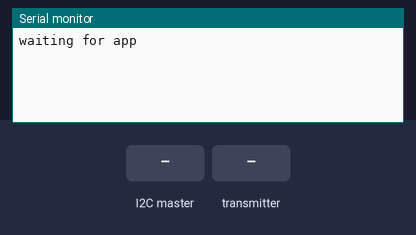
Simulated run of this sketch. Board: Arduino Uno, built with avr-gcc and run on an emulated ATmega328P. Parts: the last lines printed to the serial monitor. Inputs (shaded band) come from the test bench. Random numbers use the default seed unless the sketch sets one; no radio packets arrive unless stated.

Above: at 1.3 s.
1.4 s: the I2C master sends the byte 1
At 2.0 s:
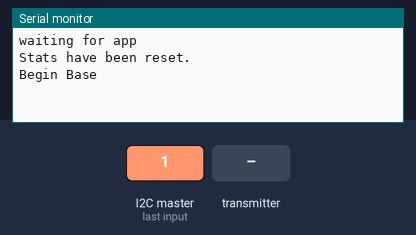
2.9 s: the transmitter starts sending goalTime = 0
At 6.1 s:
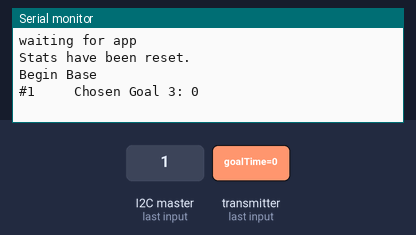

Measured:
- after the input at 1.4 s, the serial monitor: prints a new line at once (image 1)
- after the input at 2.9 s, the serial monitor: prints a new line after 2.0 s (image 2)

The sketch:

prototype_wireless_base_v2.ino
```cpp
#include "TimerOne.h"
#include <elapsedMillis.h>
#include <SPI.h>
#include "RF24.h"
#include <Wire.h>

////////////////////////
// System Definitions //
////////////////////////
const int numBalls = 10;     //total number of balls
const int numGoals = 3;     //total number of targets
const int interval = 3000;  //max time to hit target
const unsigned long ballFeedRate = 3500;

///////////////////////
// Radio Definitions //
///////////////////////
RF24 radio(7,8);
const uint64_t b_pipes[4] = {0x0F0F0F0F11LL, 0x0F0F0F0F22LL, 0x0F0F0F0F33LL, 0x0F0F0F0F44LL};
const uint64_t n_pipes[4] = {0x1F1F1F1F11LL, 0x1F1F1F1F22LL, 0x1F1F1F1F33LL, 0x1F1F1F1F44LL};
const int max_wait = 3500;  //max time to wait for radio comm


//////////////////////
// Data Definitions //
/////////////////////
byte sessionNumber;
byte hit[numBalls];
byte target[numBalls];
byte timeTakenByte[2];
unsigned long timeTaken[numBalls];
bool dataToSend = true;

//////////////////////
// Temp Definitions //
//////////////////////
int liveGoal;
unsigned long start_wait;
unsigned long goalTime;
bool timeout;
bool start = false;
bool goalStatus = false;
bool sensing;

///////////////////////
// Error Definitions //
///////////////////////
bool isError = false;
bool fatalError = false;
int targetWithError = -1;
byte errorByte = 0;

void setup() {
  Serial.begin(9600);

  // initialize radio comm with target nodes
  radio.begin();
  radio.setChannel(108);

  radio.setPALevel(RF24_PA_MIN);

  for(int i=0; i<numGoals; i++){
    radio.openReadingPipe((i+1), n_pipes[i]);
  }

  radio.startListening();


  randomSeed(analogRead(0));

  // setup for wire comm. to esp8266
  Wire.begin(7);
  Wire.onReceive(receiveEvent);
  Wire.onRequest(requestEvent);
  delay(100);

}

void loop()
{
  // wait for cue from app
  Serial.println("waiting for app");
  while(!start){
    delay(100);
  }

  // for debugging purposes: use Serial Moniter input
  //                         to start session instead of app
//  Serial.println ("Hit a key to start");
//  while(Serial.available() == 0){}
//  byte temp = Serial.read();

  resetStats();
  Serial.println("Begin Base");

  //run the drill
  goalTime = 0;
  for(int i=0; i<numBalls; i++){

    delay(abs(ballFeedRate - goalTime));

    liveGoal = chooseGoal(numGoals);
    if(isError && liveGoal == targetWithError){
      liveGoal = (liveGoal%(numGoals-1)) + 1;
    }

    Serial.print("#");
    Serial.print(i+1);
    Serial.print("     Chosen Goal ");
    Serial.print(liveGoal+1);
    Serial.print(": ");

    while (sensing){

      goalStatus = false;

      //inform chosen node to start listening
      radio.openWritingPipe(b_pipes[liveGoal]);
      radio.stopListening();
      radio.write(&sensing, sizeof(sensing));
      radio.startListening();

      //start timeout timer
      start_wait = millis();
      timeout = false;

      //if no reply from node and not yet timout
      while(!radio.available() && !timeout){

        //check for timeout
        if(millis() - start_wait > max_wait){
          timeout = true;
        }
      }

      radio.read( &goalTime, sizeof(goalTime));
      sensing = false;

      delay(10);
    }

    //inform chosen node to stop listening
    radio.openWritingPipe(b_pipes[liveGoal]);
    radio.stopListening();
    radio.write( &sensing, sizeof(sensing) );
    radio.startListening();

    delay(10);

    if(timeout){
      Serial.println("No Communication");

      // check if this is first error
      if(!isError){
        targetWithError = liveGoal;
        errorByte = (byte)(liveGoal+1);
        isError = true;
        goalTime = ballFeedRate;
      }

      // if there is more than one error
      // stop the session
      else{
        fatalError = true;
        errorByte = 100;
        i = 10;
      }
    }

    else{
      Serial.println(goalTime);
      timeTaken[i] = (int)goalTime;

      //if time taken is less then interval, record as hit
      if(goalTime < interval){hit[i] = 1;}
      //else record as miss
      else{hit[i]=0;}
    }
    target[i] = liveGoal+1;
    timeout = false;
  }

  start = false;
  delay(1000);

}


int chooseGoal(int _numGoals){
  sensing = true;
  return random(_numGoals);
}


// function called when receive wire event from esp8266
void receiveEvent(byte command){
  if (command > 0){
    // begin session
    start = true;
  }
}

// function called when receive a request event from esp8266
void requestEvent(){
  // because I2C buffer only hold 32 bytes, we send the data in two parts
  // send first half of data
  if(dataToSend){
    sessionNumber += 1;
    Wire.write(sessionNumber);
    Wire.write(errorByte);

    for(int j=0; j<numBalls; j++){
      Wire.write(target[j]);
    }
    for(int j=0; j<numBalls; j++){
      Wire.write(hit[j]);
    }
  }

  // send second half of data
  else{
    for(int j=0; j<numBalls; j++){
      timeTakenByte[0] = (timeTaken[j] >> 8) & 0xFF;
      timeTakenByte[1] = timeTaken[j] & 0xFF;
      Wire.write(timeTakenByte, 2);
    }
  }

  dataToSend = !dataToSend;

  while(Wire.available()){
      byte dump = Wire.read();
    }
}

void resetStats(){
  for(int i=0; i<numBalls; i++){
    hit[i] = 0;
    target[i] = 0;
    timeTaken[i] = 0;
    isError = false;
    targetWithError = -1;
    errorByte = 0;
  }
  Serial.println("Stats have been reset.");
}
```
